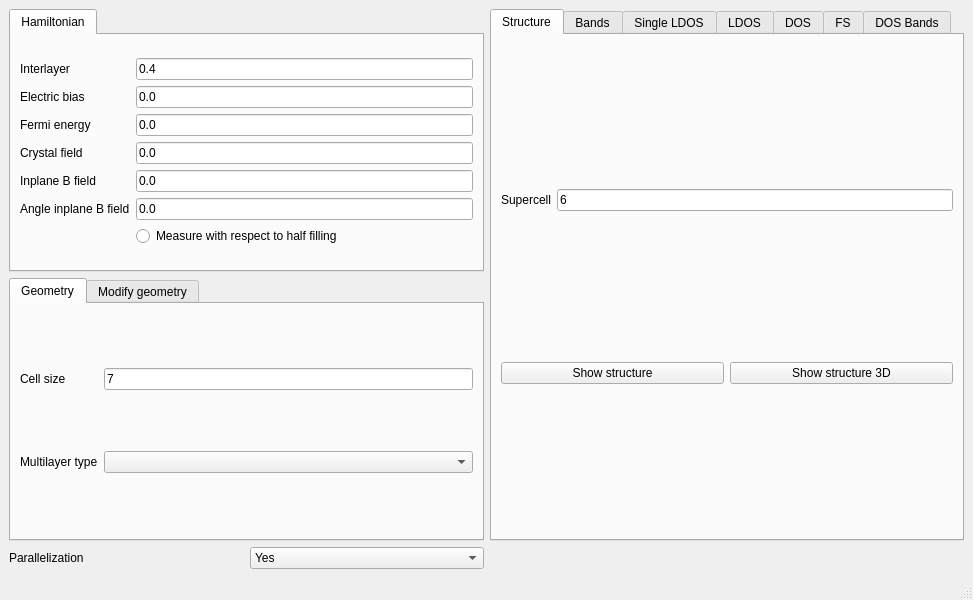
<?xml version="1.0" encoding="UTF-8"?>
<ui version="4.0">
 <class>MainWindow</class>
 <widget class="QMainWindow" name="MainWindow">
  <property name="geometry">
   <rect>
    <x>0</x>
    <y>0</y>
    <width>973</width>
    <height>600</height>
   </rect>
  </property>
  <property name="windowTitle">
   <string>Twisted multilayer graphene</string>
  </property>
  <widget class="QWidget" name="centralwidget">
   <layout class="QGridLayout" name="gridLayout_17">
    <item row="0" column="0">
     <widget class="QTabWidget" name="tabWidget_3">
      <property name="currentIndex">
       <number>0</number>
      </property>
      <widget class="QWidget" name="tab_12">
       <attribute name="title">
        <string>Hamiltonian</string>
       </attribute>
       <layout class="QGridLayout" name="gridLayout_14">
        <item row="0" column="0">
         <layout class="QGridLayout" name="gridLayout">
          <item row="0" column="0">
           <widget class="QLabel" name="label">
            <property name="text">
             <string>Interlayer</string>
            </property>
           </widget>
          </item>
          <item row="1" column="0">
           <widget class="QLabel" name="label_2">
            <property name="text">
             <string>Electric bias</string>
            </property>
           </widget>
          </item>
          <item row="2" column="0">
           <widget class="QLabel" name="label_4">
            <property name="text">
             <string>Fermi energy</string>
            </property>
           </widget>
          </item>
          <item row="0" column="1">
           <widget class="QLineEdit" name="tinter">
            <property name="text">
             <string>0.4</string>
            </property>
           </widget>
          </item>
          <item row="1" column="1">
           <widget class="QLineEdit" name="interlayer_bias">
            <property name="text">
             <string>0.0</string>
            </property>
           </widget>
          </item>
          <item row="2" column="1">
           <widget class="QLineEdit" name="fermi">
            <property name="text">
             <string>0.0</string>
            </property>
           </widget>
          </item>
          <item row="6" column="1">
           <widget class="QRadioButton" name="set_half_filling">
            <property name="text">
             <string>Measure with respect to half filling</string>
            </property>
           </widget>
          </item>
          <item row="3" column="0">
           <widget class="QLabel" name="label_3">
            <property name="text">
             <string>Crystal field</string>
            </property>
           </widget>
          </item>
          <item row="3" column="1">
           <widget class="QLineEdit" name="crystalfield">
            <property name="toolTip">
             <string>Crystal field Hartree term, makes the edge atoms inequivalent</string>
            </property>
            <property name="text">
             <string>0.0</string>
            </property>
           </widget>
          </item>
          <item row="5" column="0">
           <widget class="QLabel" name="label_20">
            <property name="text">
             <string>Angle inplane B field</string>
            </property>
           </widget>
          </item>
          <item row="5" column="1">
           <widget class="QLineEdit" name="inplaneb_phi">
            <property name="text">
             <string>0.0</string>
            </property>
           </widget>
          </item>
          <item row="4" column="0">
           <widget class="QLabel" name="label_18">
            <property name="text">
             <string>Inplane B field</string>
            </property>
           </widget>
          </item>
          <item row="4" column="1">
           <widget class="QLineEdit" name="inplaneb">
            <property name="text">
             <string>0.0</string>
            </property>
           </widget>
          </item>
         </layout>
        </item>
       </layout>
      </widget>
     </widget>
    </item>
    <item row="0" column="1" rowspan="2">
     <widget class="QTabWidget" name="tabWidget">
      <property name="currentIndex">
       <number>0</number>
      </property>
      <widget class="QWidget" name="tab_2">
       <attribute name="title">
        <string>Structure</string>
       </attribute>
       <layout class="QGridLayout" name="gridLayout_8">
        <item row="1" column="0">
         <widget class="QPushButton" name="show_structure">
          <property name="text">
           <string>Show structure</string>
          </property>
         </widget>
        </item>
        <item row="1" column="1">
         <widget class="QPushButton" name="show_structure_3d">
          <property name="text">
           <string>Show structure 3D</string>
          </property>
         </widget>
        </item>
        <item row="0" column="0" colspan="2">
         <layout class="QGridLayout" name="gridLayout_5">
          <item row="0" column="1">
           <widget class="QLineEdit" name="nsuper_struct">
            <property name="text">
             <string>6</string>
            </property>
           </widget>
          </item>
          <item row="0" column="0">
           <widget class="QLabel" name="label_12">
            <property name="text">
             <string>Supercell</string>
            </property>
           </widget>
          </item>
         </layout>
        </item>
       </layout>
      </widget>
      <widget class="QWidget" name="tab">
       <attribute name="title">
        <string>Bands</string>
       </attribute>
       <layout class="QGridLayout" name="gridLayout_9">
        <item row="0" column="0">
         <layout class="QGridLayout" name="gridLayout_3">
          <item row="2" column="0">
           <widget class="QLabel" name="label_7">
            <property name="text">
             <string>nbands</string>
            </property>
           </widget>
          </item>
          <item row="1" column="0">
           <widget class="QLabel" name="label_6">
            <property name="text">
             <string>nkpoints</string>
            </property>
           </widget>
          </item>
          <item row="2" column="1">
           <widget class="QLineEdit" name="nbands">
            <property name="text">
             <string>20</string>
            </property>
           </widget>
          </item>
          <item row="1" column="1">
           <widget class="QLineEdit" name="nk_bands">
            <property name="text">
             <string>100</string>
            </property>
           </widget>
          </item>
          <item row="0" column="0">
           <widget class="QLabel" name="label_16">
            <property name="text">
             <string>Operator</string>
            </property>
           </widget>
          </item>
          <item row="0" column="1">
           <widget class="QComboBox" name="bands_color">
            <item>
             <property name="text">
              <string>None</string>
             </property>
            </item>
            <item>
             <property name="text">
              <string>Valley</string>
             </property>
            </item>
            <item>
             <property name="text">
              <string>IPR</string>
             </property>
            </item>
            <item>
             <property name="text">
              <string>Layer</string>
             </property>
            </item>
            <item>
             <property name="text">
              <string>Berry</string>
             </property>
            </item>
           </widget>
          </item>
         </layout>
        </item>
        <item row="1" column="0">
         <widget class="QPushButton" name="show_bands">
          <property name="text">
           <string>Bandstructure</string>
          </property>
         </widget>
        </item>
       </layout>
      </widget>
      <widget class="QWidget" name="tab_3">
       <attribute name="title">
        <string>Single LDOS</string>
       </attribute>
       <layout class="QGridLayout" name="gridLayout_10">
        <item row="0" column="0">
         <layout class="QGridLayout" name="gridLayout_4">
          <item row="0" column="1">
           <widget class="QLineEdit" name="delta_ldos_single">
            <property name="text">
             <string>0.01</string>
            </property>
           </widget>
          </item>
          <item row="1" column="0">
           <widget class="QLabel" name="label_9">
            <property name="text">
             <string>Energy</string>
            </property>
           </widget>
          </item>
          <item row="3" column="1">
           <widget class="QLineEdit" name="nsuper_ldos_single">
            <property name="text">
             <string>3</string>
            </property>
           </widget>
          </item>
          <item row="3" column="0">
           <widget class="QLabel" name="label_10">
            <property name="text">
             <string>Supercell</string>
            </property>
           </widget>
          </item>
          <item row="1" column="1">
           <widget class="QLineEdit" name="energy_ldos_single">
            <property name="text">
             <string>0.0</string>
            </property>
           </widget>
          </item>
          <item row="0" column="0">
           <widget class="QLabel" name="label_8">
            <property name="text">
             <string>Smearing</string>
            </property>
           </widget>
          </item>
          <item row="2" column="0">
           <widget class="QLabel" name="label_11">
            <property name="text">
             <string># kpoints</string>
            </property>
           </widget>
          </item>
          <item row="2" column="1">
           <widget class="QLineEdit" name="nk_ldos_single">
            <property name="text">
             <string>10</string>
            </property>
           </widget>
          </item>
         </layout>
        </item>
        <item row="1" column="0">
         <widget class="QPushButton" name="show_ldos_single">
          <property name="text">
           <string>Show LDOS</string>
          </property>
         </widget>
        </item>
       </layout>
      </widget>
      <widget class="QWidget" name="tab_7">
       <attribute name="title">
        <string>LDOS</string>
       </attribute>
       <layout class="QGridLayout" name="gridLayout_19">
        <item row="0" column="0">
         <layout class="QGridLayout" name="gridLayout_18">
          <item row="1" column="1">
           <widget class="QLineEdit" name="multildos_nk">
            <property name="toolTip">
             <string>Number of kpoints used</string>
            </property>
            <property name="text">
             <string>10</string>
            </property>
           </widget>
          </item>
          <item row="4" column="1">
           <widget class="QLineEdit" name="multildos_delta">
            <property name="toolTip">
             <string>Energy smearing</string>
            </property>
            <property name="text">
             <string>0.003</string>
            </property>
           </widget>
          </item>
          <item row="4" column="0">
           <widget class="QLabel" name="label_23">
            <property name="text">
             <string>Smearing</string>
            </property>
           </widget>
          </item>
          <item row="0" column="0">
           <widget class="QLabel" name="label_24">
            <property name="text">
             <string>Energy window</string>
            </property>
           </widget>
          </item>
          <item row="5" column="0" colspan="2">
           <widget class="QPushButton" name="show_multildos">
            <property name="text">
             <string>Show LDOS</string>
            </property>
           </widget>
          </item>
          <item row="0" column="1">
           <widget class="QLineEdit" name="multildos_ewindow">
            <property name="toolTip">
             <string>Energy window</string>
            </property>
            <property name="text">
             <string>0.3</string>
            </property>
           </widget>
          </item>
          <item row="1" column="0">
           <widget class="QLabel" name="label_25">
            <property name="text">
             <string>Number of kpoints</string>
            </property>
           </widget>
          </item>
          <item row="2" column="0">
           <widget class="QLabel" name="label_26">
            <property name="text">
             <string>Number of unit cells</string>
            </property>
           </widget>
          </item>
          <item row="2" column="1">
           <widget class="QLineEdit" name="multildos_nrep">
            <property name="toolTip">
             <string>Number of replicas of the unit cell to plot</string>
            </property>
            <property name="text">
             <string>6</string>
            </property>
           </widget>
          </item>
          <item row="3" column="1">
           <widget class="QLineEdit" name="multildos_numw">
            <property name="toolTip">
             <string>Number of wavefunctions computed around E=0 to calculate the LDOS</string>
            </property>
            <property name="text">
             <string>20</string>
            </property>
           </widget>
          </item>
          <item row="3" column="0">
           <widget class="QLabel" name="label_32">
            <property name="text">
             <string>Number of waves</string>
            </property>
           </widget>
          </item>
         </layout>
        </item>
       </layout>
      </widget>
      <widget class="QWidget" name="tab_4">
       <attribute name="title">
        <string>DOS</string>
       </attribute>
       <layout class="QGridLayout" name="gridLayout_12">
        <item row="1" column="0">
         <widget class="QPushButton" name="show_dos">
          <property name="text">
           <string>Show DOS</string>
          </property>
         </widget>
        </item>
        <item row="0" column="0">
         <layout class="QGridLayout" name="gridLayout_6">
          <item row="0" column="1">
           <widget class="QLineEdit" name="delta_dos">
            <property name="enabled">
             <bool>true</bool>
            </property>
            <property name="text">
             <string>0.005</string>
            </property>
           </widget>
          </item>
          <item row="1" column="0">
           <widget class="QLabel" name="label_17">
            <property name="text">
             <string># kpoints</string>
            </property>
           </widget>
          </item>
          <item row="0" column="0">
           <widget class="QLabel" name="label_13">
            <property name="enabled">
             <bool>true</bool>
            </property>
            <property name="text">
             <string>Smearing</string>
            </property>
           </widget>
          </item>
          <item row="1" column="1">
           <widget class="QLineEdit" name="nk_dos">
            <property name="text">
             <string>100</string>
            </property>
           </widget>
          </item>
          <item row="3" column="1">
           <widget class="QComboBox" name="mode_dos">
            <item>
             <property name="text">
              <string>Lowest</string>
             </property>
            </item>
            <item>
             <property name="text">
              <string>KPM</string>
             </property>
            </item>
           </widget>
          </item>
          <item row="3" column="0">
           <widget class="QLabel" name="label_14">
            <property name="text">
             <string>Calculation mode</string>
            </property>
           </widget>
          </item>
          <item row="2" column="0">
           <widget class="QLabel" name="label_15">
            <property name="text">
             <string># of waves for Lowest mode</string>
            </property>
           </widget>
          </item>
          <item row="2" column="1">
           <widget class="QLineEdit" name="numw_dos">
            <property name="toolTip">
             <string>Number of wavefunctions used for the calculation of DOS for the Lowest mode. Increase to see a bigger energy window</string>
            </property>
            <property name="text">
             <string>20</string>
            </property>
           </widget>
          </item>
         </layout>
        </item>
       </layout>
      </widget>
      <widget class="QWidget" name="tab_6">
       <attribute name="title">
        <string>FS</string>
       </attribute>
       <layout class="QGridLayout" name="gridLayout_16">
        <item row="0" column="0">
         <layout class="QGridLayout" name="gridLayout_15">
          <item row="2" column="1">
           <widget class="QLineEdit" name="fs_nk">
            <property name="text">
             <string>60</string>
            </property>
           </widget>
          </item>
          <item row="0" column="1">
           <widget class="QLineEdit" name="fs_ewindow">
            <property name="text">
             <string>0.05</string>
            </property>
           </widget>
          </item>
          <item row="2" column="0">
           <widget class="QLabel" name="label_52">
            <property name="text">
             <string>Number of kpoints</string>
            </property>
           </widget>
          </item>
          <item row="4" column="0" colspan="2">
           <widget class="QPushButton" name="show_fermi_surface">
            <property name="text">
             <string>Show Fermi surface</string>
            </property>
           </widget>
          </item>
          <item row="1" column="0">
           <widget class="QLabel" name="label_49">
            <property name="text">
             <string>Smearing</string>
            </property>
           </widget>
          </item>
          <item row="1" column="1">
           <widget class="QLineEdit" name="fs_delta">
            <property name="text">
             <string>0.0005</string>
            </property>
           </widget>
          </item>
          <item row="0" column="0">
           <widget class="QLabel" name="label_42">
            <property name="text">
             <string>Energy window</string>
            </property>
           </widget>
          </item>
          <item row="3" column="0">
           <widget class="QLabel" name="label_22">
            <property name="text">
             <string>Number of waves</string>
            </property>
           </widget>
          </item>
          <item row="3" column="1">
           <widget class="QLineEdit" name="fs_numw">
            <property name="text">
             <string>8</string>
            </property>
           </widget>
          </item>
         </layout>
        </item>
       </layout>
      </widget>
      <widget class="QWidget" name="tab_5">
       <attribute name="title">
        <string>DOS Bands</string>
       </attribute>
       <layout class="QGridLayout" name="gridLayout_13">
        <item row="0" column="0">
         <layout class="QGridLayout" name="gridLayout_11">
          <item row="1" column="1">
           <widget class="QLineEdit" name="delta_kbands">
            <property name="text">
             <string>0.01</string>
            </property>
           </widget>
          </item>
          <item row="3" column="0">
           <widget class="QLabel" name="label_29">
            <property name="text">
             <string>Energy window</string>
            </property>
           </widget>
          </item>
          <item row="3" column="1">
           <widget class="QLineEdit" name="window_kbands">
            <property name="text">
             <string>0.5</string>
            </property>
           </widget>
          </item>
          <item row="5" column="0">
           <widget class="QLabel" name="label_31">
            <property name="text">
             <string># vectors</string>
            </property>
           </widget>
          </item>
          <item row="5" column="1">
           <widget class="QLineEdit" name="nv_kbands">
            <property name="toolTip">
             <string>Number of vectors in KPM, increase this number to remove noise</string>
            </property>
            <property name="text">
             <string>2</string>
            </property>
           </widget>
          </item>
          <item row="1" column="0">
           <widget class="QLabel" name="label_27">
            <property name="text">
             <string>Smearing</string>
            </property>
           </widget>
          </item>
          <item row="2" column="1">
           <widget class="QLineEdit" name="ne_kbands">
            <property name="text">
             <string>400</string>
            </property>
           </widget>
          </item>
          <item row="2" column="0">
           <widget class="QLabel" name="label_28">
            <property name="text">
             <string># of energies</string>
            </property>
           </widget>
          </item>
          <item row="4" column="0">
           <widget class="QLabel" name="label_30">
            <property name="text">
             <string>KPM scale</string>
            </property>
           </widget>
          </item>
          <item row="4" column="1">
           <widget class="QLineEdit" name="scale_kbands">
            <property name="text">
             <string>4.0</string>
            </property>
           </widget>
          </item>
          <item row="0" column="1">
           <widget class="QLineEdit" name="nk_kbands">
            <property name="text">
             <string>100</string>
            </property>
           </widget>
          </item>
          <item row="0" column="0">
           <widget class="QLabel" name="label_19">
            <property name="text">
             <string># of kpoints</string>
            </property>
           </widget>
          </item>
         </layout>
        </item>
        <item row="1" column="0">
         <widget class="QPushButton" name="show_dosbands">
          <property name="toolTip">
           <string>This is equivalent to band structure calculation, but it can be applied for very large systems</string>
          </property>
          <property name="text">
           <string>Show DOS Bands</string>
          </property>
         </widget>
        </item>
       </layout>
      </widget>
     </widget>
    </item>
    <item row="1" column="0">
     <widget class="QTabWidget" name="tabWidget_2">
      <property name="currentIndex">
       <number>0</number>
      </property>
      <widget class="QWidget" name="tab_8">
       <attribute name="title">
        <string>Geometry</string>
       </attribute>
       <layout class="QHBoxLayout" name="horizontalLayout">
        <item>
         <layout class="QGridLayout" name="gridLayout_2">
          <item row="0" column="0">
           <widget class="QLabel" name="label_5">
            <property name="text">
             <string>Cell size</string>
            </property>
           </widget>
          </item>
          <item row="0" column="1">
           <widget class="QLineEdit" name="cell_size">
            <property name="text">
             <string>7</string>
            </property>
           </widget>
          </item>
          <item row="1" column="1">
           <widget class="QComboBox" name="multilayer_type"/>
          </item>
          <item row="1" column="0">
           <widget class="QLabel" name="label_33">
            <property name="text">
             <string>Multilayer type</string>
            </property>
           </widget>
          </item>
         </layout>
        </item>
       </layout>
      </widget>
      <widget class="QWidget" name="tab_9">
       <attribute name="title">
        <string>Modify geometry</string>
       </attribute>
       <layout class="QHBoxLayout" name="horizontalLayout_2">
        <item>
         <layout class="QGridLayout" name="gridLayout_27">
          <item row="0" column="0">
           <widget class="QCheckBox" name="remove_single_bonded">
            <property name="enabled">
             <bool>true</bool>
            </property>
            <property name="toolTip">
             <string>Remove atoms that have a single bond in the structure</string>
            </property>
            <property name="text">
             <string>Remove single bonds</string>
            </property>
            <property name="checked">
             <bool>false</bool>
            </property>
           </widget>
          </item>
          <item row="1" column="0">
           <widget class="QCheckBox" name="remove_selected">
            <property name="text">
             <string>Remove selected atoms</string>
            </property>
           </widget>
          </item>
          <item row="2" column="0">
           <widget class="QPushButton" name="select_atoms_removal">
            <property name="text">
             <string>Select atoms to remove</string>
            </property>
           </widget>
          </item>
         </layout>
        </item>
       </layout>
      </widget>
     </widget>
    </item>
    <item row="2" column="0">
     <layout class="QGridLayout" name="gridLayout_7">
      <item row="0" column="1">
       <widget class="QComboBox" name="use_parallelization">
        <item>
         <property name="text">
          <string>Yes</string>
         </property>
        </item>
        <item>
         <property name="text">
          <string>No</string>
         </property>
        </item>
       </widget>
      </item>
      <item row="0" column="0">
       <widget class="QLabel" name="label_21">
        <property name="text">
         <string>Parallelization</string>
        </property>
       </widget>
      </item>
     </layout>
    </item>
   </layout>
  </widget>
  <widget class="QMenuBar" name="menubar">
   <property name="geometry">
    <rect>
     <x>0</x>
     <y>0</y>
     <width>973</width>
     <height>25</height>
    </rect>
   </property>
  </widget>
  <widget class="QStatusBar" name="statusbar"/>
 </widget>
 <resources/>
 <connections/>
</ui>
